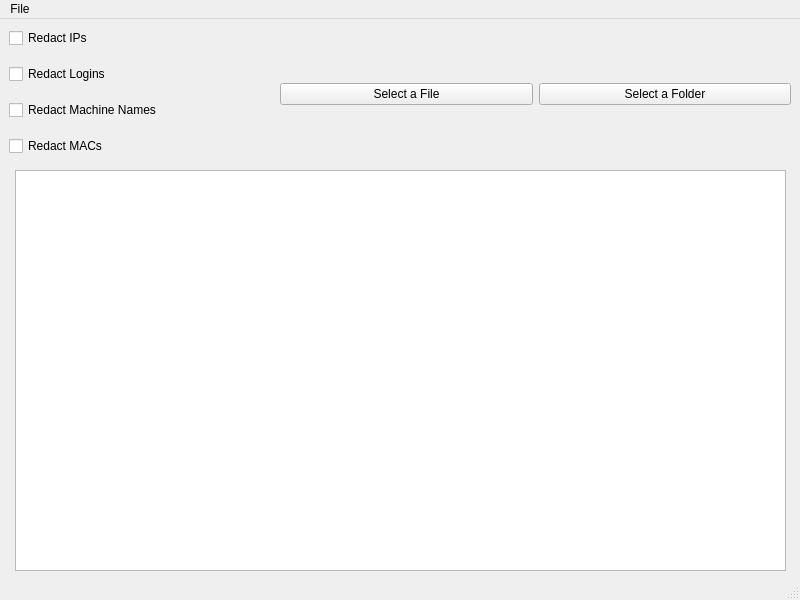
<?xml version="1.0" encoding="UTF-8"?>
<ui version="4.0">
 <class>MainWindow</class>
 <widget class="QMainWindow" name="MainWindow">
  <property name="windowModality">
   <enum>Qt::ApplicationModal</enum>
  </property>
  <property name="geometry">
   <rect>
    <x>0</x>
    <y>0</y>
    <width>800</width>
    <height>600</height>
   </rect>
  </property>
  <property name="maximumSize">
   <size>
    <width>800</width>
    <height>600</height>
   </size>
  </property>
  <property name="windowTitle">
   <string>Daves Wonderful Redactor Program</string>
  </property>
  <widget class="QWidget" name="centralwidget">
   <widget class="QWidget" name="gridLayoutWidget">
    <property name="geometry">
     <rect>
      <x>9</x>
      <y>-1</y>
      <width>271</width>
      <height>151</height>
     </rect>
    </property>
    <layout class="QGridLayout" name="gridLayout">
     <item row="0" column="0">
      <widget class="QCheckBox" name="checkBoxIP">
       <property name="toolTip">
        <string>Redacts IP addresses, replacing them with x.x.x.x</string>
       </property>
       <property name="text">
        <string>Redact IPs</string>
       </property>
      </widget>
     </item>
     <item row="1" column="0">
      <widget class="QCheckBox" name="checkBoxLogins">
       <property name="toolTip">
        <string>Redact user names from start of lines upto the first '@' symbol</string>
       </property>
       <property name="text">
        <string>Redact Logins</string>
       </property>
      </widget>
     </item>
     <item row="2" column="0">
      <widget class="QCheckBox" name="checkBoxMachines">
       <property name="toolTip">
        <string>Redact machine names after the first '@' symbol and before the next '&gt;' or ';' symbols</string>
       </property>
       <property name="text">
        <string>Redact Machine Names</string>
       </property>
      </widget>
     </item>
     <item row="3" column="0">
      <widget class="QCheckBox" name="checkBoxMAC">
       <property name="toolTip">
        <string>Redact MAC addresses, replacing them with --:--:--:--:--:--</string>
       </property>
       <property name="text">
        <string>Redact MACs</string>
       </property>
      </widget>
     </item>
    </layout>
   </widget>
   <widget class="QWidget" name="horizontalLayoutWidget">
    <property name="geometry">
     <rect>
      <x>280</x>
      <y>0</y>
      <width>511</width>
      <height>151</height>
     </rect>
    </property>
    <layout class="QHBoxLayout" name="horizontalLayout">
     <item>
      <widget class="QPushButton" name="pushButton_openFile">
       <property name="toolTip">
        <string>Select a single file to redact</string>
       </property>
       <property name="text">
        <string>Select a File</string>
       </property>
      </widget>
     </item>
     <item>
      <widget class="QPushButton" name="pushButton_openFolder">
       <property name="toolTip">
        <string>Select a folder (recursively) to redact *.txt files found</string>
       </property>
       <property name="text">
        <string>Select a Folder</string>
       </property>
      </widget>
     </item>
    </layout>
   </widget>
   <widget class="QListView" name="listView">
    <property name="geometry">
     <rect>
      <x>15</x>
      <y>151</y>
      <width>771</width>
      <height>401</height>
     </rect>
    </property>
    <property name="cursor" stdset="0">
     <cursorShape>BlankCursor</cursorShape>
    </property>
    <property name="showDropIndicator" stdset="0">
     <bool>false</bool>
    </property>
    <property name="defaultDropAction">
     <enum>Qt::IgnoreAction</enum>
    </property>
    <property name="selectionMode">
     <enum>QAbstractItemView::NoSelection</enum>
    </property>
   </widget>
  </widget>
  <widget class="QMenuBar" name="menubar">
   <property name="geometry">
    <rect>
     <x>0</x>
     <y>0</y>
     <width>800</width>
     <height>24</height>
    </rect>
   </property>
   <widget class="QMenu" name="menuFile">
    <property name="title">
     <string>File</string>
    </property>
    <addaction name="actionOpen_File"/>
    <addaction name="separator"/>
    <addaction name="actionOpen_Folder"/>
    <addaction name="separator"/>
    <addaction name="actionQuit"/>
   </widget>
   <addaction name="menuFile"/>
  </widget>
  <widget class="QStatusBar" name="statusbar"/>
  <action name="actionOpen_File">
   <property name="text">
    <string>Open File</string>
   </property>
  </action>
  <action name="actionOpen_Folder">
   <property name="text">
    <string>Open Folder</string>
   </property>
  </action>
  <action name="actionQuit">
   <property name="text">
    <string>Quit</string>
   </property>
  </action>
 </widget>
 <resources/>
 <connections/>
</ui>
